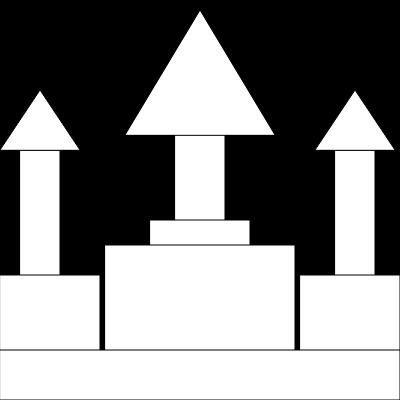
Frame 1 (no input)
Frame 60 (no input): identical to frame 1, image omitted
Frame 120 (the mouse pressed at the canvas centre since frame 60): identical to frame 1, image omitted

The p5.js sketch that drew this single still picture (run headless with seeded random() and noise() and a simulated clock; from frame 60 on, the mouse is pressed at the canvas centre):

// p5.js sketch
// ── sketch.js
function setup() {
  createCanvas(400, 400);
  }

function draw() {
  background(0);
 
  rect(20,150,40,150);
  rect(335,150,40,150);
  rect(0,275,100,100);
  rect(300,275,100,100);
  rect(175,125,50,100);
  rect(150,220,100,30);
  rect(105,245,190,110);
  rect(0,350,400,50);
  triangle(0, 150, 40, 90, 80, 150);
  triangle(315, 150, 355, 90, 395, 150);
  triangle(125, 135, 200, 10, 275, 135);
}
